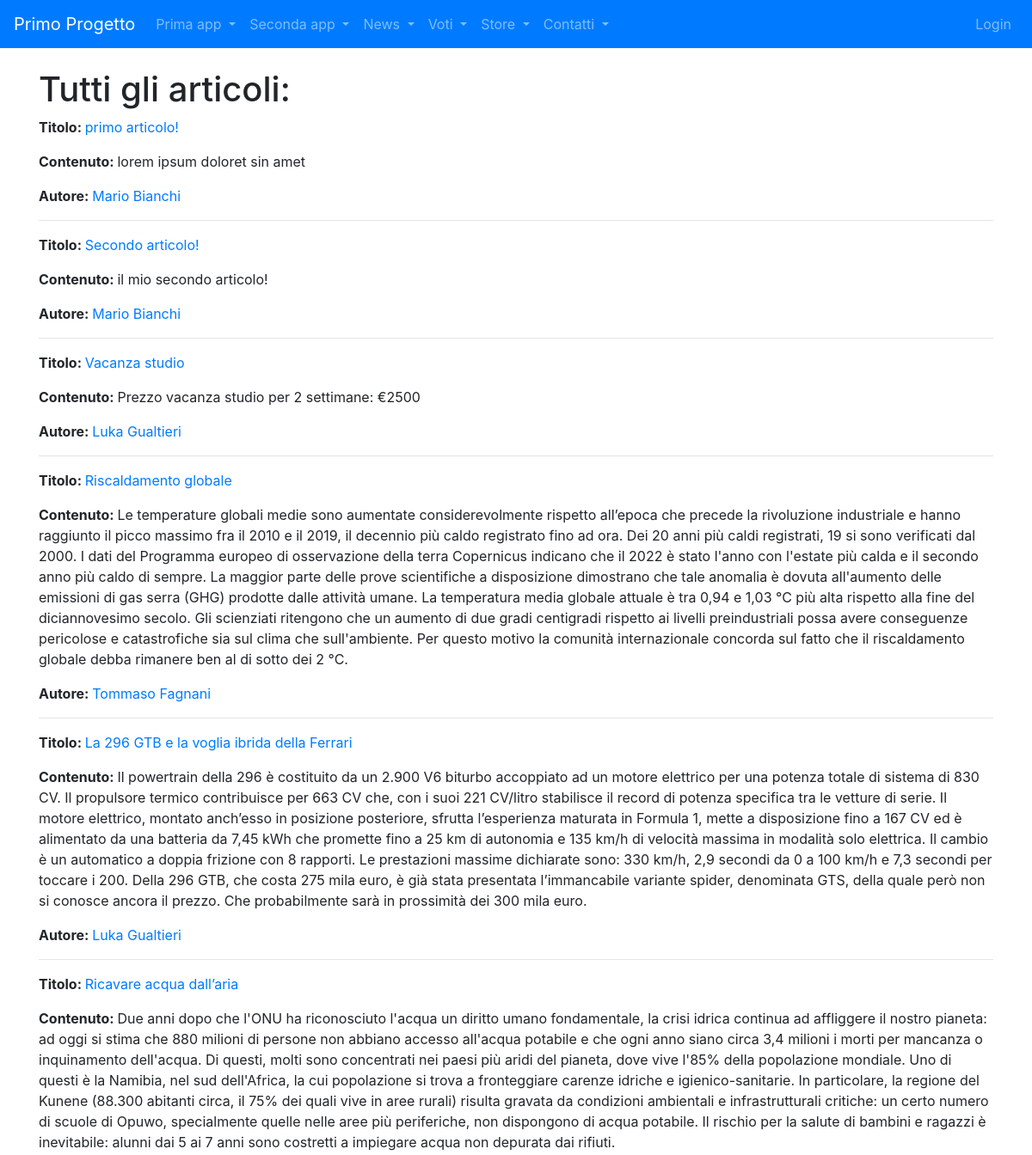
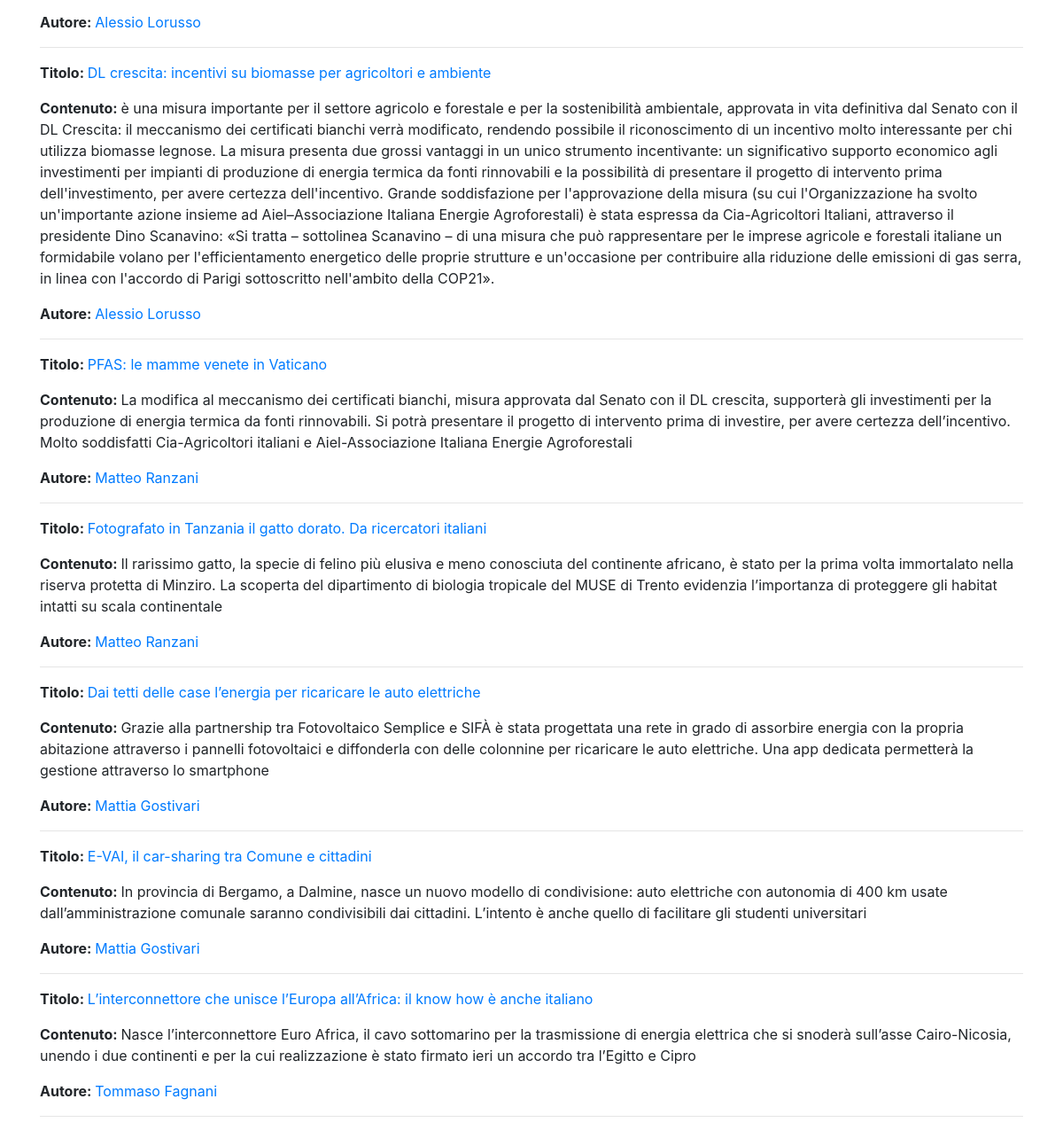
/news/lista_articoli/, run on the app's committed database (2 pictures, top to bottom).
### news/models.py (models this page shows, shortened)
class Articolo(models.Model):
    titolo = models.CharField(max_length=100)
    contenuto = models.TextField()
    giornalista = models.ForeignKey(Giornalista, on_delete=models.CASCADE, related_name="articoli")
    data = models.DateField(auto_now=False, blank=True)
    visualizzazioni = models.IntegerField(default=0, blank=True)
    class Meta:
        verbose_name = "Articolo"
        verbose_name_plural = "Articoli"

class Giornalista(models.Model):
    nome = models.CharField(max_length=20)
    cognome = models.CharField(max_length=20)
    anno_di_nascita = models.DateField(blank=True)
    def __str__(self):
        return self.nome + " " + self.cognome
    class Meta:
        verbose_name = "Giornalista"
        verbose_name_plural = "Giornalisti"

### news/views.py (the view)
# urls.py: path('lista_articoli/', listaArticoli, name="lista_articoli"),
def listaArticoli(request, pk=None):
    if(pk == None):
        articoli = Articolo.objects.all()
        giornalista = None
    else:
        articoli = Articolo.objects.filter(giornalista_id=pk)
        try:
            giornalista = Giornalista.objects.get(id=pk)
        except:
            giornalista = None
    context = {
        'articoli' : articoli,
        'giornalista' : giornalista,
        'pk' : pk,
    }
    return render(request, 'lista_articoli.html', context)

### news/templates/lista_articoli.html (shortened to what this page needs)
{% extends "base.html" %}
{% block content %}
{% if pk  %}
    <h1>Articoli di un Giornalista:</h1>
    {% if giornalista %}
    <p><strong>Giornalista: </strong> <a href={% url 'news:giornalista_detail' articolo.giornalista.id %}>{{ articolo.giornalista }}</a> </p>
    {% for articolo in articoli %}
        <br>
        <p><strong>Titolo: </strong> <a href={% url 'news:articolo_detail' articolo.id %}>{{ articolo.titolo }}</a></p>
        <p><strong>Contenuto: </strong> {{ articolo.contenuto }}</p>
        <hr>
        <br>
    {% endfor %}
    {% else %}
        <p>Nessun articolo associato al giornalista avente chiave {{ pk }}</p>
    {% endif %}
{% else %}
    <h1>Tutti gli articoli:</h1>
    {% for articolo in articoli %}
        <p><strong>Titolo: </strong> <a href={% url 'news:articolo_detail' articolo.id %}>{{ articolo.titolo }}</a></p>
        <p><strong>Contenuto: </strong> {{ articolo.contenuto }}</p>
        <p><strong>Autore: </strong> <a href={% url 'news:giornalista_detail' articolo.giornalista.id %}>{{ articolo.giornalista }}</a></p>
        <hr>
    {% endfor %}
{% endif %}
{% endblock content %}

### data on the page
Articolo: titolo "primo articolo!", contenuto "lorem ipsum doloret sin amet", giornalista "Mario Bianchi"
Articolo: titolo "Secondo articolo!", contenuto "il mio secondo articolo!", giornalista "Mario Bianchi"
Articolo: titolo "Vacanza studio", contenuto "Prezzo vacanza studio per 2 settimane: €2500", giornalista "Luka Gualtieri"
Articolo: titolo "Riscaldamento globale", contenuto "Le temperature globali medie sono aumentate considerevolmente rispetto all’epoca che precede la rivoluzione industriale e hanno raggiunto il picco massimo fra il 2010 e il 2019, il decennio più caldo registrato fino ad ora. Dei 20 anni più caldi registrati, 19 si sono verificati dal 2000. I dati del Programma europeo di osservazione della terra Copernicus indicano che il 2022 è stato l'anno con l'estate più calda e il secondo anno più caldo di sempre. La maggior parte delle prove scientifiche a disposizione dimostrano che tale anomalia è dovuta all'aumento delle emissioni di gas serra (GHG) prodotte dalle attività umane. La temperatura media globale attuale è tra 0,94 e 1,03 °C più alta…", giornalista "Tommaso Fagnani"
Articolo: titolo "La 296 GTB e la voglia ibrida della Ferrari", contenuto "Il powertrain della 296 è costituito da un 2.900 V6 biturbo accoppiato ad un motore elettrico per una potenza totale di sistema di 830 CV. Il propulsore termico contribuisce per 663 CV che, con i suoi 221 CV/litro stabilisce il record di potenza specifica tra le vetture di serie. Il motore elettrico, montato anch’esso in posizione posteriore, sfrutta l’esperienza maturata in Formula 1, mette a disposizione fino a 167 CV ed è alimentato da una batteria da 7,45 kWh che promette fino a 25 km di autonomia e 135 km/h di velocità massima in modalità solo elettrica. Il cambio è un automatico a doppia frizione con 8 rapporti. Le prestazioni massime dichiarate sono: 330 km/h, 2,9 secondi da 0 a 100…", giornalista "Luka Gualtieri"
Articolo: titolo "Ricavare acqua dall’aria", contenuto "Due anni dopo che l'ONU ha riconosciuto l'acqua un diritto umano fondamentale, la crisi idrica continua ad affliggere il nostro pianeta: ad oggi si stima che 880 milioni di persone non abbiano accesso all'acqua potabile e che ogni anno siano circa 3,4 milioni i morti per mancanza o inquinamento dell'acqua. Di questi, molti sono concentrati nei paesi più aridi del pianeta, dove vive l'85% della popolazione mondiale. Uno di questi è la Namibia, nel sud dell'Africa, la cui popolazione si trova a fronteggiare carenze idriche e igienico-sanitarie. In particolare, la regione del Kunene (88.300 abitanti circa, il 75% dei quali vive in aree rurali) risulta gravata da condizioni ambientali e…", giornalista "Alessio Lorusso"
Articolo: titolo "DL crescita: incentivi su biomasse per agricoltori e ambiente", contenuto "è una misura importante per il settore agricolo e forestale e per la sostenibilità ambientale, approvata in vita definitiva dal Senato con il DL Crescita: il meccanismo dei certificati bianchi verrà modificato, rendendo possibile il riconoscimento di un incentivo molto interessante per chi utilizza biomasse legnose. La misura presenta due grossi vantaggi in un unico strumento incentivante: un significativo supporto economico agli investimenti per impianti di produzione di energia termica da fonti rinnovabili e la possibilità di presentare il progetto di intervento prima dell'investimento, per avere certezza dell'incentivo. Grande soddisfazione per l'approvazione della misura (su cui…", giornalista "Alessio Lorusso"
Articolo: titolo "PFAS: le mamme venete in Vaticano", contenuto "La modifica al meccanismo dei certificati bianchi, misura approvata dal Senato con il DL crescita, supporterà gli investimenti per la produzione di energia termica da fonti rinnovabili. Si potrà presentare il progetto di intervento prima di investire, per avere certezza dell’incentivo. Molto soddisfatti Cia-Agricoltori italiani e Aiel-Associazione Italiana Energie Agroforestali", giornalista "Matteo Ranzani"
Articolo: titolo "Fotografato in Tanzania il gatto dorato. Da ricercatori italiani", contenuto "Il rarissimo gatto, la specie di felino più elusiva e meno conosciuta del continente africano, è stato per la prima volta immortalato nella riserva protetta di Minziro. La scoperta del dipartimento di biologia tropicale del MUSE di Trento evidenzia l’importanza di proteggere gli habitat intatti su scala continentale", giornalista "Matteo Ranzani"
Articolo: titolo "Dai tetti delle case l’energia per ricaricare le auto elettriche", contenuto "Grazie alla partnership tra Fotovoltaico Semplice e SIFÀ è stata progettata una rete in grado di assorbire energia con la propria abitazione attraverso i pannelli fotovoltaici e diffonderla con delle colonnine per ricaricare le auto elettriche. Una app dedicata permetterà la gestione attraverso lo smartphone", giornalista "Mattia Gostivari"
Articolo: titolo "E-VAI, il car-sharing tra Comune e cittadini", contenuto "In provincia di Bergamo, a Dalmine, nasce un nuovo modello di condivisione: auto elettriche con autonomia di 400 km usate dall’amministrazione comunale saranno condivisibili dai cittadini. L’intento è anche quello di facilitare gli studenti universitari", giornalista "Mattia Gostivari"
Articolo: titolo "L’interconnettore che unisce l’Europa all’Africa: il know how è anche italiano", contenuto "Nasce l’interconnettore Euro Africa, il cavo sottomarino per la trasmissione di energia elettrica che si snoderà sull’asse Cairo-Nicosia, unendo i due continenti e per la cui realizzazione è stato firmato ieri un accordo tra l’Egitto e Cipro", giornalista "Tommaso Fagnani"
